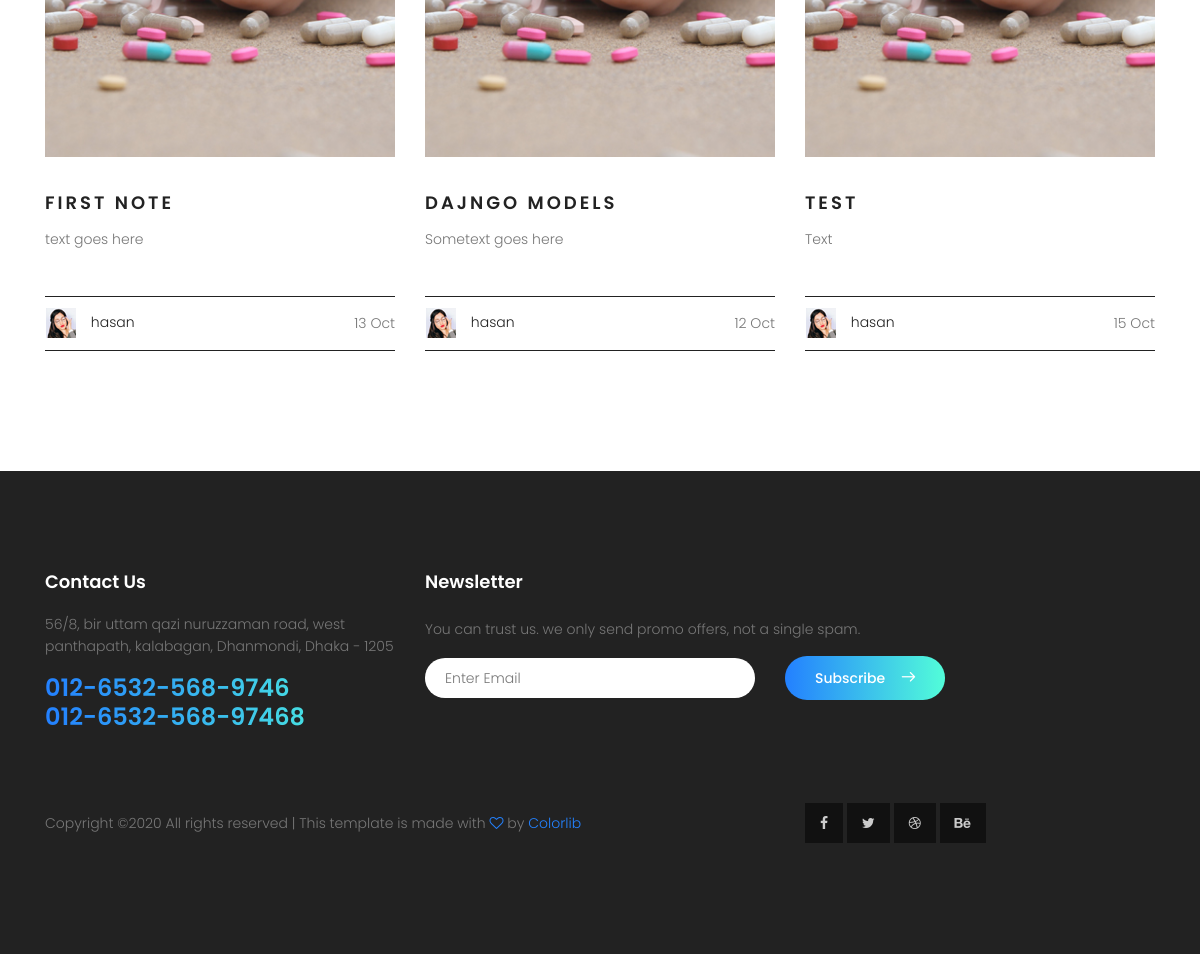
Page /notes/ (lower part) on the earlier database version.
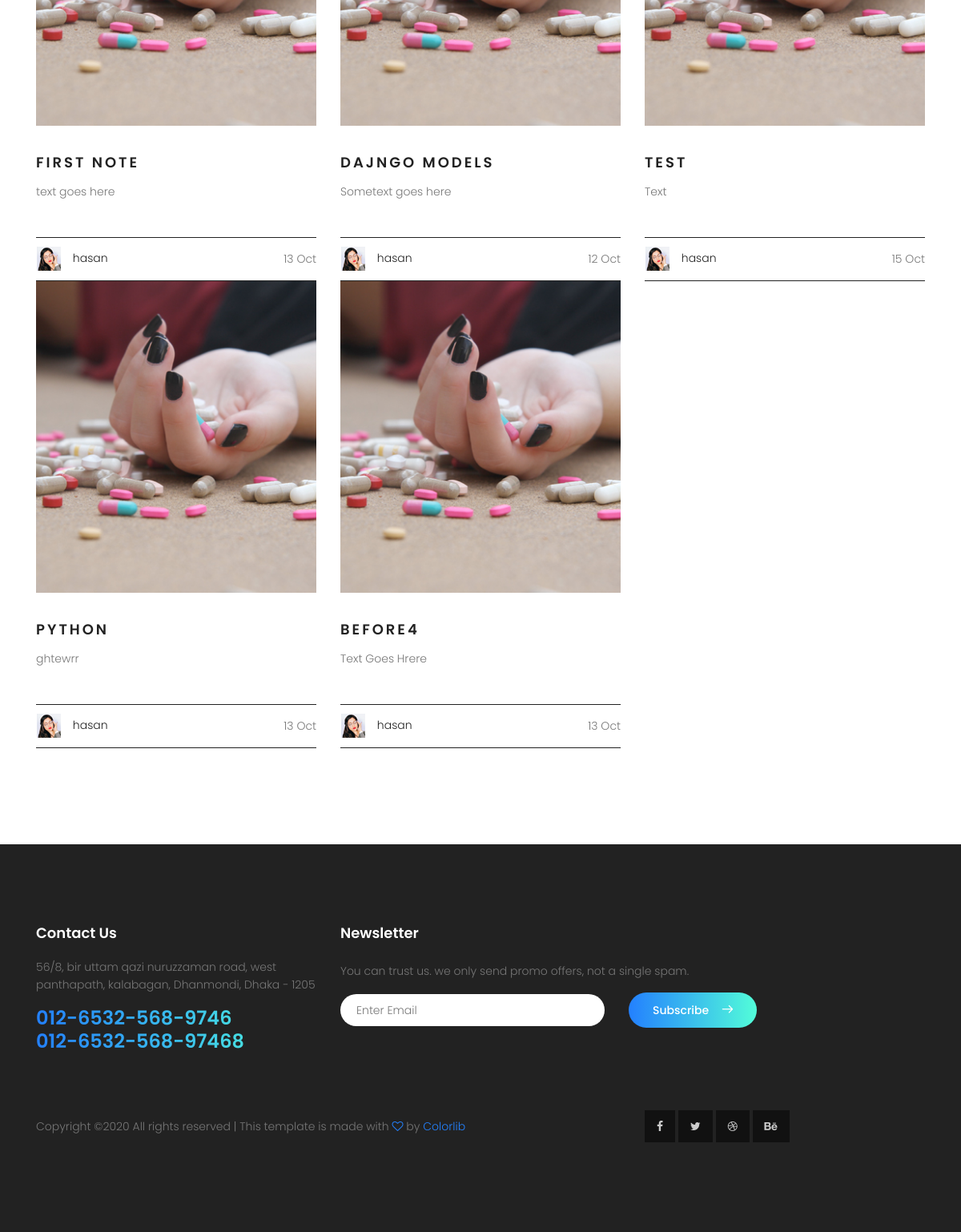
Same page on the later database version.
### notes_app/models.py (models this page shows, shortened)
class Note(models.Model):
    user = models.ForeignKey(User, on_delete=models.CASCADE)
    title = models.CharField(max_length=50)
    slug = models.SlugField(null = True, blank=True)
    content = models.TextField(blank=True)
    created = models.DateTimeField(blank=True, default=datetime.datetime.now)
    active = models.BooleanField(default=True)
    tags = models.CharField(blank=True, max_length=100)

### notes_app/views.py (the view)
def all_notes(request):
    all_notes = Note.objects.all()
    context ={
        'all_notes' : all_notes
    }
    return render(request, 'notes.html', context)

### notes_app/templates/notes.html (shortened to what this page needs)
{% extends "base.html" %}
{% load static %}
{% block body %}
    <section class="blog-area section-gap">
      <div class="container">
        <div class="row">
          {% for note in all_notes %}
          <div class="single-blog col-lg-4 col-md-4">
            <img class="f-img img-fluid mx-auto" src="{% static 'home-static/img/b1.jpg' %}" alt="">
            <h4>
              <a href="{% url 'notes:note_detail' note.slug %}">{{note.title}}</a>
            </h4>
            <p>
              {{note.content}}	</p>
            <div class="bottom d-flex justify-content-between align-items-center flex-wrap">
              <div>
                <img class="img-fluid" src="{% static 'home-static/img/user.png' %}" alt="">
                <a href="#"><span>{{note.user.username}}</span></a>
              </div>
              <div class="meta">
                {{note.created|date:"j M"}}
              </div>
            </div>
          </div>
          {% endfor %}
        </div>
      </div>
    </section>
{% endblock %}

### templates/base.html (shortened to what this page needs)
<!DOCTYPE html>
<html lang="zxx" class="no-js">
<head>
    {% load static %}
    <link rel="stylesheet" href="{% static 'home-static/css/linearicons.css' %}">
    <link rel="stylesheet" href="{% static 'home-static/css/font-awesome.min.css' %}">
    <link rel="stylesheet" href="{% static 'home-static/css/magnific-popup.css' %}">
    <link rel="stylesheet" href="{% static 'home-static/css/nice-select.css' %}">
    <link rel="stylesheet" href="https://code.jquery.com/ui/1.12.1/themes/base/jquery-ui.css">
    <link rel="stylesheet" href="{% static 'home-static/css/bootstrap.css' %}">
    <link rel="stylesheet" href="{% static 'home-static/css/main.css' %}">
  </head>
  <body>
    {%  block body %}
    {% endblock %}
    <footer class="footer-area section-gap">
      <div class="container">
        <div class="row">
          <div class="col-lg-4  col-md-6">
            <div class="single-footer-widget mail-chimp">
              <h6 class="mb-20">Contact Us</h6>
              <p>
                56/8, bir uttam qazi nuruzzaman road, west panthapath, kalabagan, Dhanmondi, Dhaka - 1205
              </p>
              <h3>012-6532-568-9746</h3>
              <h3>012-6532-568-97468</h3>
            </div>
          </div>
          <div class="col-lg-6  col-md-12">
            <div class="single-footer-widget newsletter">
              <h6>Newsletter</h6>
              <p>You can trust us. we only send promo offers, not a single spam.</p>
              <div id="mc_embed_signup">
                <form target="_blank" novalidate="true" action="https://spondonit.us12.list-manage.com/subscribe/post?u=1462626880ade1ac87bd9c93a&amp;id=92a4423d01" method="get" class="form-inline">
                  <div class="form-group row" style="width: 100%">
                    <div class="col-lg-8 col-md-12">
                      <input name="EMAIL" placeholder="Enter Email" onfocus="this.placeholder = ''" onblur="this.placeholder = 'Enter Email '" required="" type="email">
                    </div>
                    <div class="col-lg-4 col-md-12">
                      <button class="nw-btn primary-btn">Subscribe<span class="lnr lnr-arrow-right"></span></button>
                    </div>
                  </div>
                </form>
              </div>
            </div>
          </div>
        </div>
        <div class="row footer-bottom d-flex justify-content-between">
          <p class="col-lg-8 col-sm-12 footer-text m-0">
            Copyright &copy;<script>document.write(new Date().getFullYear());</script> All rights reserved | This template is made with <i class="fa fa-heart-o" aria-hidden="true"></i> by <a href="https://colorlib.com" target="_blank">Colorlib</a>
          </p>
          <div class="col-lg-4 col-sm-12 footer-social">
            <a href="#"><i class="fa fa-facebook"></i></a>
            <a href="#"><i class="fa fa-twitter"></i></a>
            <a href="#"><i class="fa fa-dribbble"></i></a>
            <a href="#"><i class="fa fa-behance"></i></a>
          </div>
        </div>
      </div>
    </footer>
  </body>
</html>

### static/home-static/css/main.css (style rules this page uses)
body { color: #777777; font-family: "Poppins", sans-serif; font-size: 14px; font-weight: 300; line-height: 1.625em; position: relative; }
a { -webkit-transition: all 0.3s ease 0s; -moz-transition: all 0.3s ease 0s; -o-transition: all 0.3s ease 0s; transition: all 0.3s ease 0s; }
a, a:focus, a:hover { text-decoration: none; outline: 0; }
h1, h2, h3, h4, h5, h6 { font-family: "Poppins", sans-serif; color: #222222; line-height: 1.2em !important; margin-bottom: 0; margin-top: 0; font-weight: 600; }
h3, .h3 { font-size: 24px; }
h4, .h4 { font-size: 20px; }
h6, .h6 { font-size: 14px; color: #222222; }
.mb-20 { margin-bottom: 20px; }
.flex-wrap { -webkit-flex-wrap: wrap; -moz-flex-wrap: wrap; -ms-flex-wrap: wrap; flex-wrap: wrap; }
b, i, sup, sub, u, del { color: #fcd2ff; }
h3 { font-size: 24px; }
h4 { font-size: 18px; }
h6 { font-size: 14px; }
h1, h2, h3, h4, h5, h6 { line-height: 1.5em; }
body { position: relative; }
.section-gap { padding: 120px 0; }
.lnr { font-weight: 700; }
.p1-gradient-bg, .primary-btn, .primary-btn:after, .primary-btn2:after, .single-con .content .content-overlay, .footer-social a:hover, .single-footer-widget .bb-btn { background-image: -moz-linear-gradient(0deg, #2380ff 0%, #52fdd9 100%); background-image: -webkit-linear-gradient(0deg, #2380ff 0%, #52fdd9 100%); background-image: -ms-linear-gradient(0deg, #2380ff 0%, #52fdd9 100%); }
.p1-gradient-color, .banner-content h1, .single-fact h2, .single-footer-widget h3 { background: -moz-linear-gradient(0deg, #2380ff 0%, #52fdd9 100%); background: -webkit-linear-gradient(0deg, #2380ff 0%, #52fdd9 100%); background: -ms-linear-gradient(0deg, #2380ff 0%, #52fdd9 100%); -webkit-background-clip: text; -webkit-text-fill-color: transparent; }
.primary-btn { line-height: 42px; padding-left: 30px; padding-right: 60px; border-radius: 25px; border: none; color: #fff; display: inline-block; font-weight: 500; position: relative; -webkit-transition: all 0.3s ease 0s; -moz-transition: all 0.3s ease 0s; -o-transition: all 0.3s ease 0s; transition: all 0.3s ease 0s; cursor: pointer; }
.primary-btn span { color: #fff; position: absolute; top: 50%; transform: translateY(-60%); right: 30px; -webkit-transition: all 0.3s ease 0s; -moz-transition: all 0.3s ease 0s; -o-transition: all 0.3s ease 0s; transition: all 0.3s ease 0s; }
.primary-btn:after { position: absolute; content: ""; width: 100%; height: 100%; top: 0; left: 0; border-radius: 20px; opacity: 0; -webkit-transition: all 0.3s ease 0s; -moz-transition: all 0.3s ease 0s; -o-transition: all 0.3s ease 0s; transition: all 0.3s ease 0s; z-index: 1; }
.blog-area p { margin-bottom: 45px; text-align: center; }
.single-blog h4 { text-transform: uppercase; font-weight: 600; letter-spacing: 3px; margin-top: 35px; }
.single-blog a { color: #222; }
.single-blog p { text-align: left; margin-top: 15px; }
.single-blog .bottom { padding: 10px 0; border-top: 1px solid #222; border-bottom: 1px solid #222; }
.single-blog .bottom span { margin-left: 10px; }
.single-blog .f-img { -webkit-transition: all 0.3s ease 0s; -moz-transition: all 0.3s ease 0s; -o-transition: all 0.3s ease 0s; transition: all 0.3s ease 0s; }
.footer-area { padding-top: 100px; background-color: #222222; }
h6 { color: #fff; margin-bottom: 25px; font-size: 18px; font-weight: 600; }
p { color: #777; }
.footer-social a { padding: 10px 15px; background: #111111; -webkit-transition: all 0.3s ease 0s; -moz-transition: all 0.3s ease 0s; -o-transition: all 0.3s ease 0s; transition: all 0.3s ease 0s; }
.footer-social i { color: #cccccc; -webkit-transition: all 0.3s ease 0s; -moz-transition: all 0.3s ease 0s; -o-transition: all 0.3s ease 0s; transition: all 0.3s ease 0s; }
.single-footer-widget { color: #fff; }
.single-footer-widget input { line-height: 38px; border: none; background: #fff; font-weight: 300; border-radius: 20px; color: #777; padding-left: 20px; width: 100%; }
.footer-bottom { padding-top: 80px; }
.footer-text { color: #777; }
.footer-text a, .footer-text i { color: #2482ff; }

Differences in the rows shown:
added Note: title "PYTHON", content "ghtewrr", user.username "hasan", created "13 Oct"
added Note: title "BEFORE4", content "Text Goes Hrere", user.username "hasan", created "13 Oct"
